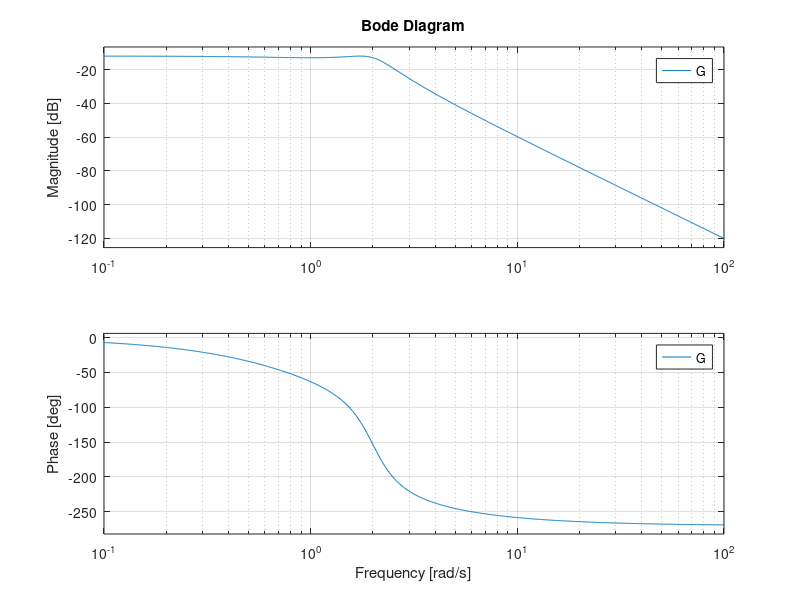

Write MATLAB code to recreate this figure.
clear all;close all;clc;


s = tf('s');

numerator = 1;
denominator = (s+1) * (s^2 + s + 4);
G = numerator / denominator

% Calculate gain margin (GM) and phase margin (PM)
[~, phaseMargin, ~, gainMargin] = margin(G);

% Plot the Bode plot
bode(G);
grid on;


disp(['Phase Margin (PM): ' num2str(phaseMargin) ' degrees']);
disp(['Gain Margin (GM): ' num2str(gainMargin) ' dB']);